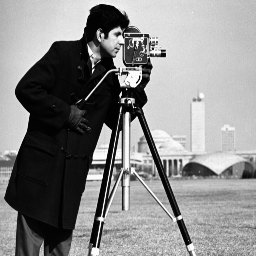
#> input picture figures/cameraman.tif, 256 x 256 px, found by its file name
$ jupyter execute --allow-errors tutorial_matplotlib.ipynb   (shell and % lines are left out)
#> lines starting #> are read from the running program, lines starting #| are printed output that depends on the picture
# Usando o matplotlib

O `matplolib` é um pacote de plotar gráficos para o Python. Ele é bastante versátil, popular e possui inúmeros exemplos e tutoriais. Confira em:

- [matplotlib.org](http://matplotlib.org)

Como exemplo, vamos reproduzir a figura do fill_demo, disponível em:

- [fill_demo.html](http://matplotlib.org/examples/lines_bars_and_markers/fill_demo.html)

É importante adicionar a primeira linha como um `magic` do Jupyter: `%matplotlib inline`:

[cell 1]
import sys,os
ea979path = os.path.abspath('../../')
if ea979path not in sys.path:
    sys.path.append(ea979path)
import ea979.src as ia

import matplotlib.pyplot as plt
import matplotlib.image as mpimg
import numpy as np

[cell 2]
"""
Simple demo of the fill function.
"""

x = np.linspace(0, 1, 500)
y = np.sin(4 * np.pi * x) * np.exp(-5 * x)

fig, ax = plt.subplots()

ax.fill(x, y, zorder=10)
ax.grid(True, zorder=5)
plt.show()
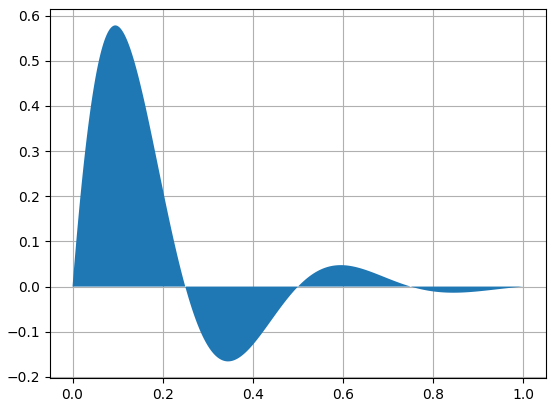
#> figure drawn by matplotlib, 1 panel

Veja outros exemplos da galeria do matplotlib:

- [Gallery.html](http://matplotlib.org/gallery.html)

## Plotando duas figuras

[cell 3]
f = mpimg.imread('../data/cameraman.tif')
#> f is the input picture: shape (256, 256); min 0, max 251, mean 137.1
plt.figure(1)
plt.imshow(f,cmap='gray')
#> (the rest of this cell did not finish here and is left out)
